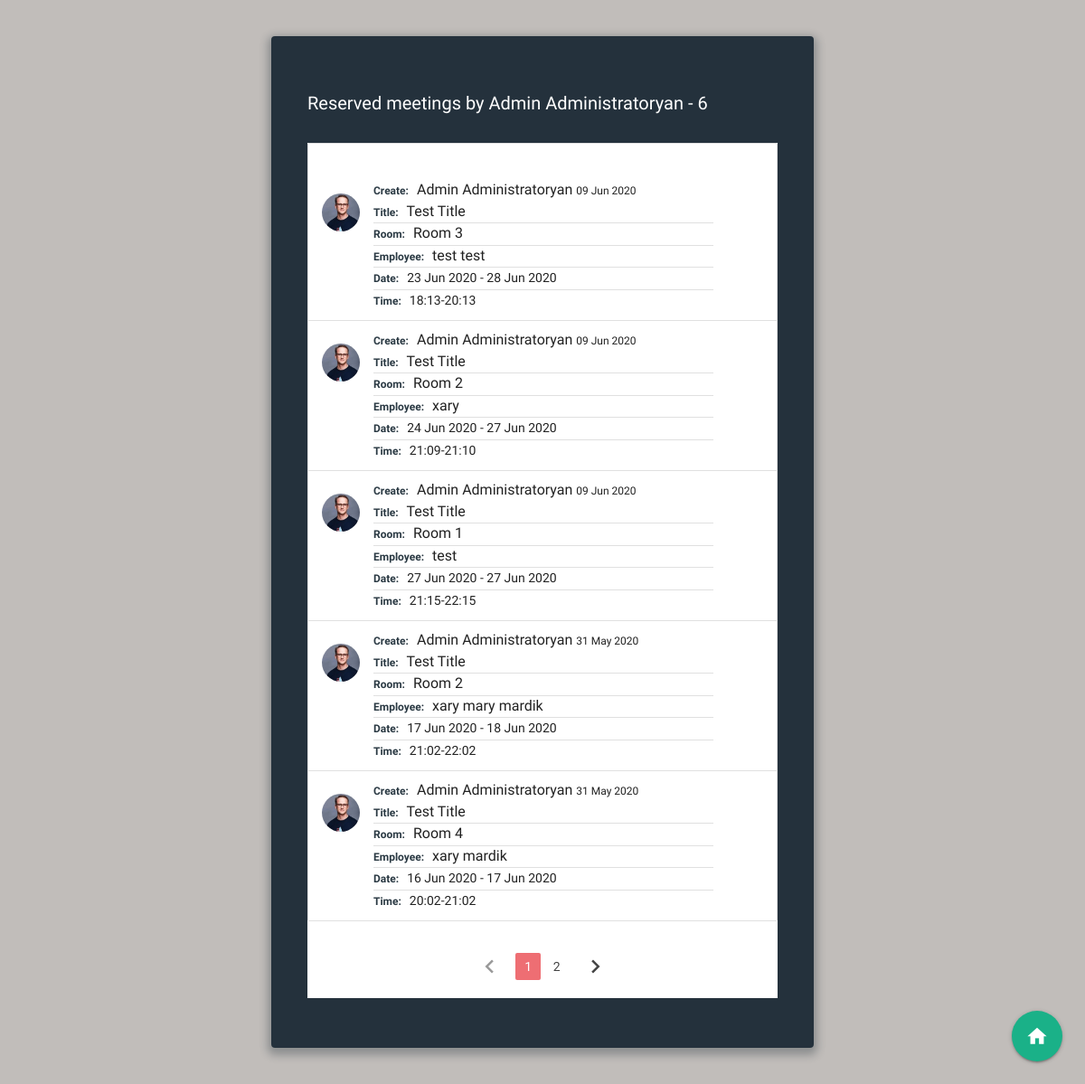
Page /user/1 on the committed database.
### meeting_app/models.py (models this page shows, shortened)
class User(db.Model, UserMixin):
  id = db.Column(db.Integer, primary_key=True)
  fname = db.Column(db.String(60), nullable=False)
  lname = db.Column(db.String(60), nullable=False)
  email = db.Column(db.String(120), unique=True, nullable=False)
  image_file = db.Column(db.String(20), nullable=False, default='avatar.png')
  usertype = db.Column(db.String(20), nullable=False, default="user")
  password = db.Column(db.String(60), nullable=False)
  created_meetings = db.relationship('Meeting', backref='author', lazy=True)

class Meeting(db.Model):
  id = db.Column(db.Integer, primary_key=True)
  meeting_title = db.Column(db.String(100), nullable=False)
  room = db.Column(db.String(100), nullable=False)
  employee = db.Column(db.Text, nullable=False)
  start_date = db.Column(db.Date, nullable=False)
  end_date = db.Column(db.Date)
  start_time = db.Column(db.Time, nullable=False)
  end_time = db.Column(db.Time, nullable=False)
  created_date = db.Column(db.DateTime, nullable=False, default=datetime.utcnow)
  user_id = db.Column(db.Integer, db.ForeignKey('user.id'), nullable=False)

### meeting_app/users/routes.py (the view)
@users.route('/user/<int:id>')
def user_reserves(id):
  page = request.args.get('page', type=int)
  user=User.query.filter_by(id=id).first_or_404()
  current_date = datetime(datetime.today().year, datetime.today().month, datetime.today().day)
  date_now = current_date - timedelta(days = 1)
  meetings = Meeting.query.filter_by(author=user).order_by(Meeting.end_date.desc())\
                    .paginate(page=page,per_page=5)
  return render_template('user_reserves.html', meetings=meetings, user=user, current_date=current_date)

### meeting_app/templates/user_reserves.html (shortened to what this page needs)
{%extends "layout.html"%}
{% block content %}
<div class="wrap">
<section class="user-reserves-section">
    <h4>Reserved meetings by  {{user.fname}} {{user.lname}} - {{meetings.total}}</h4>
<div id="shedule">
 <ul class="collection">
  {% if meetings.items != [] %}
    {% for meeting in meetings.items %}
    <li class="collection-item avatar">
      <div class="img-wrapper circle">
        <div class="img " style="background-image: url({{url_for('static', filename='img/'+meeting.author.image_file, )}})"></div>
      </div>
      <span class="title5 collection-title">Create:</span>
      <a href="{{url_for('users.user_reserves', id=meeting.author.id)}}"></a>{{meeting.author.fname}} {{meeting.author.lname}} </a>
      <span class="small-text">{{meeting.created_date.strftime('%d %b %Y')}}  </span>
      <p>
        <span class="collection-title">Title:</span>    {{meeting.meeting_title}}
        <p class="divider"></p>
        <span class="collection-title">Room:</span>    {{meeting.room}}
        <p class="divider"></p>
        <span class="collection-title">Employee:</span> {{meeting.employee}}
        <p class="divider"></p>
        {% if meeting.end_date %}
          <span class="collection-title">Date:</span> <span class="date">{{ meeting.start_date.strftime('%d %b %Y')}} -
          {{meeting.end_date.strftime('%d %b %Y')}} </span>
        {% else %}
        <span class="date"> {{ meeting.start_date.strftime('%d %b %Y')}}</span>
        {% endif %}
        <p class="divider"></p>
        <span class="collection-title">Time:</span> <span class="date">{{meeting.start_time.strftime('%H:%M')}}-{{meeting.end_time.strftime('%H:%M')}}</span>
      </p>
    </li>
    {%endfor%}
  </ul>
  <ul class="pagination">
    {% if meetings.has_prev %}
    <li class="arrow"><a  href="{{ url_for('users.user_reserves', id=user.id, page=meetings.prev_num)}}"><i class="material-icons">chevron_left</i></a></li>
    {% else %}
    <li class="disabled"><a href="#!"><i class="material-icons">chevron_left</i></a></li>
    {% endif %}
    {% for page_num in meetings.iter_pages(left_edge=1, right_edge=1, left_current=1,right_current=2) %}
      {% if page_num %}
        {% if meetings.page ==page_num %}
          <li class="active"> <a href="{{ url_for('users.user_reserves', id=user.id, page=page_num)}}">{{page_num}}</a></li>
        {% else %}
          <li class="waves-effect pag-element"> <a href="{{ url_for('users.user_reserves', id=user.id, page=page_num)}}">{{page_num}}</a></li>
        {% endif %}
      {% else %}
        <span>...</span>
      {% endif %}
    {% endfor %}
    {% if meetings.has_next %}
      <li class="arrow"><a href="{{ url_for('users.user_reserves', id=user.id, page=meetings.next_num)}}"><i class="material-icons">chevron_right</i></a></li>
    {% else %}
    <li class="disabled"><a href="#!"><i class="material-icons">chevron_right</i></a></li>
    {% endif %}
    {% else %}
    <p class="no-shedules">There are no scheduled meetings, please add a meeting...</p>
    {% endif %}
  </ul>
</div>
<div class="fixed-button-wrapper">
  <a class="btn-floating btn-large" href="{{url_for('main.index')}}"><i class="material-icons">home</i></a>
</div>
</section>
</div>
{% endblock %}

### meeting_app/static/css/style.css (style rules this page uses)
*, *:before, *:after { box-sizing: border-box; outline: none; }
html { overflow-y: scroll; }
body { background: #c1bdba; font-family: "Titillium Web", sans-serif; }
a { text-decoration: none; color: #1ab188; transition: 0.5s ease; }
.wrap { background: rgba(19, 35, 47, 0.9); padding: 40px; max-width: 600px; margin: 40px auto; border-radius: 4px; box-shadow: 0 4px 10px 4px rgba(19, 35, 47, 0.3); }
.collection .collection-item { position: relative; padding-right: 70px; }
#shedule { background-color: #fff; }
.fixed-button-wrapper { position: fixed; right: 25px; bottom: 25px; }
.fixed-button-wrapper .btn-floating { background-color: #1ab188; }
.fixed-button-wrapper .btn-floating i { font-size: 1.7rem; }
#shedule .img-wrapper { position: absolute; width: 42px; height: 42px; overflow: hidden; left: 15px; top: 25px; display: inline-block; vertical-align: middle; }
#shedule .img-wrapper .img { position: absolute; top: 0; left: 0; bottom: 0; right: 0; background-size: cover; background-repeat: no-repeat; background-position: center; }
#shedule .collection-title { color: rgba(19, 35, 47, 0.9); font-weight: bold; margin-right: 5px; font-size:12px; }
.collection { font-size: 16px; padding-top: 30px; }
#shedule .small-text { font-size: 12px; }
#shedule .date { font-size: 14px; }
.pagination { text-align: center; padding: 20px 0; }
.pagination li a { font-size: 14px; }
.user-reserves-section h4 { color:#fff; padding-bottom:20px; font-size: 20px; }

### rows in the picture
User: fname "Admin", lname "Administratoryan"
Meeting: image_file (picture), author.fname "Admin", author.lname "Administratoryan", created_date "09 Jun 2020", meeting_title "Test Title", room "Room 3", employee "test test", start_date "23 Jun 2020", end_date "28 Jun 2020", start_time "18:13", end_time "20:13"
Meeting: image_file (picture), author.fname "Admin", author.lname "Administratoryan", created_date "09 Jun 2020", meeting_title "Test Title", room "Room 2", employee "xary", start_date "24 Jun 2020", end_date "27 Jun 2020", start_time "21:09", end_time "21:10"
Meeting: image_file (picture), author.fname "Admin", author.lname "Administratoryan", created_date "09 Jun 2020", meeting_title "Test Title", room "Room 1", employee "test", start_date "27 Jun 2020", end_date "27 Jun 2020", start_time "21:15", end_time "22:15"
Meeting: image_file (picture), author.fname "Admin", author.lname "Administratoryan", created_date "31 May 2020", meeting_title "Test Title", room "Room 2", employee "xary mary mardik", start_date "17 Jun 2020", end_date "18 Jun 2020", start_time "21:02", end_time "22:02"
Meeting: image_file (picture), author.fname "Admin", author.lname "Administratoryan", created_date "31 May 2020", meeting_title "Test Title", room "Room 4", employee "xary mardik", start_date "16 Jun 2020", end_date "17 Jun 2020", start_time "20:02", end_time "21:02"

### other values in the picture
{{ meetings.total }} "6"
{{ page_num }} "1"
{{ page_num }} "2"
